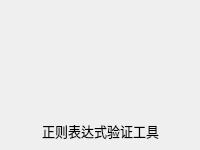
                           <widget class="QWidget" name="widget_31" native="true">
                            <property name="geometry">
                             <rect>
                              <x>460</x>
                              <y>330</y>
                              <width>200</width>
                              <height>150</height>
                             </rect>
                            </property>
                            <property name="minimumSize">
                             <size>
                              <width>200</width>
                              <height>150</height>
                             </size>
                            </property>
                            <property name="maximumSize">
                             <size>
                              <width>100</width>
                              <height>50</height>
                             </size>
                            </property>
                            <property name="styleSheet">
                             <string notr="true">#widget_31{
background-color: rgba(64, 96, 115, 255);
border-radius: 10px;
}</string>
                            </property>
                            <widget class="QWidget" name="widget_32" native="true">
                             <property name="geometry">
                              <rect>
                               <x>50</x>
                               <y>20</y>
                               <width>91</width>
                               <height>71</height>
                              </rect>
                             </property>
                             <property name="styleSheet">
                              <string notr="true">image: url(:/lib/regular.png);</string>
                             </property>
                            </widget>
                            <widget class="QLabel" name="label_15">
                             <property name="geometry">
                              <rect>
                               <x>40</x>
                               <y>120</y>
                               <width>121</width>
                               <height>21</height>
                              </rect>
                             </property>
                             <property name="font">
                              <font>
                               <family>OPPOSans B</family>
                               <pointsize>10</pointsize>
                              </font>
                             </property>
                             <property name="text">
                              <string>正则表达式验证工具</string>
                             </property>
                             <property name="alignment">
                              <set>Qt::AlignCenter</set>
                             </property>
                            </widget>
                            <widget class="QToolButton" name="toolButton_11">
                             <property name="geometry">
                              <rect>
                               <x>160</x>
                               <y>0</y>
                               <width>40</width>
                               <height>40</height>
                              </rect>
                             </property>
                             <property name="minimumSize">
                              <size>
                               <width>40</width>
                               <height>40</height>
                              </size>
                             </property>
                             <property name="maximumSize">
                              <size>
                               <width>40</width>
                               <height>40</height>
                              </size>
                             </property>
                             <property name="styleSheet">
                              <string notr="true">QToolButton {
	
	color: rgb(217, 236, 237);
	background-color: rgba(255, 255, 255, 0);
	border: none;
}

QToolButton::menu-indicator { 
	image: None;
}

 
QToolButton:hover {
	color: rgb(255, 255, 255);
	background-color: rgba(255, 255, 255, 0);
	border: none;
}</string>
                             </property>
                             <property name="text">
                              <string/>
                             </property>
                             <property name="icon">
                              <iconset resource="lib.qrc">
                               <normaloff>:/lib/caozuo.png</normaloff>:/lib/caozuo.png</iconset>
                             </property>
                             <property name="iconSize">
                              <size>
                               <width>20</width>
                               <height>20</height>
                              </size>
                             </property>
                            </widget>
                           </widget>
